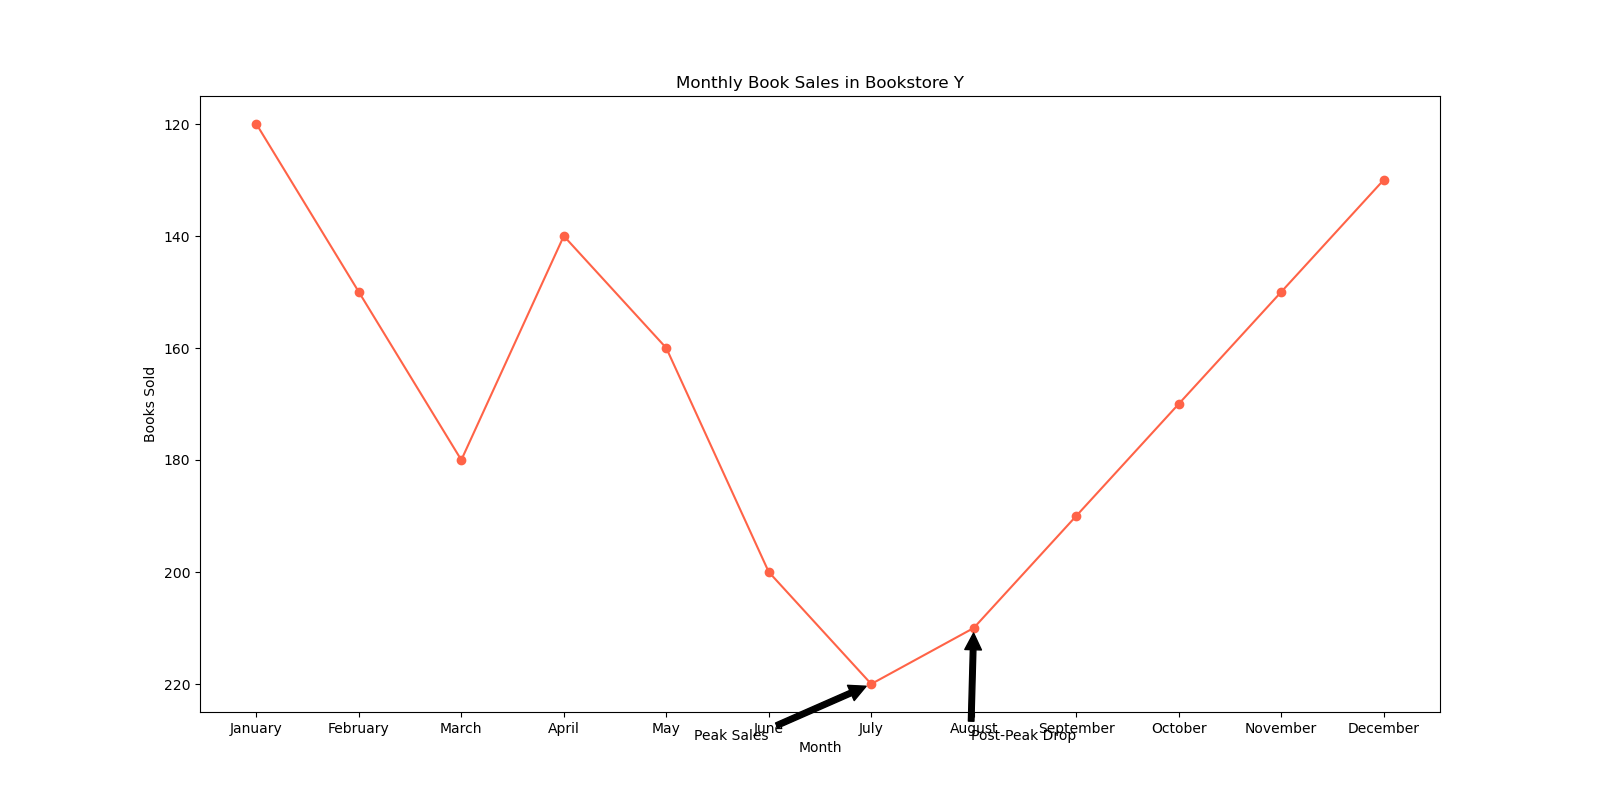

Reproduce this figure in Python.

import matplotlib.pyplot as plt

# Data
months = ["January", "February", "March", "April", "May", "June", "July", "August", "September", "October", "November", "December"]
books_sold = [120, 150, 180, 140, 160, 200, 220, 210, 190, 170, 150, 130]

plt.figure(figsize=(16, 8))

# Plotting the line chart
plt.plot(months, books_sold, color="#FF6347", marker='o')

# Adding annotations for specific points
plt.annotate('Peak Sales', xy=('July', 220), xytext=('June', 230),
             arrowprops=dict(facecolor='black', shrink=0.05),
             horizontalalignment='right')
plt.annotate('Post-Peak Drop', xy=('August', 210), xytext=('September', 230),
             arrowprops=dict(facecolor='black', shrink=0.05),
             horizontalalignment='right')

# Title and labels
plt.title('Monthly Book Sales in Bookstore Y')
plt.xlabel('Month')
plt.ylabel('Books Sold')

# Invert the y-axis
plt.gca().invert_yaxis()

# Show the chart
plt.show()
